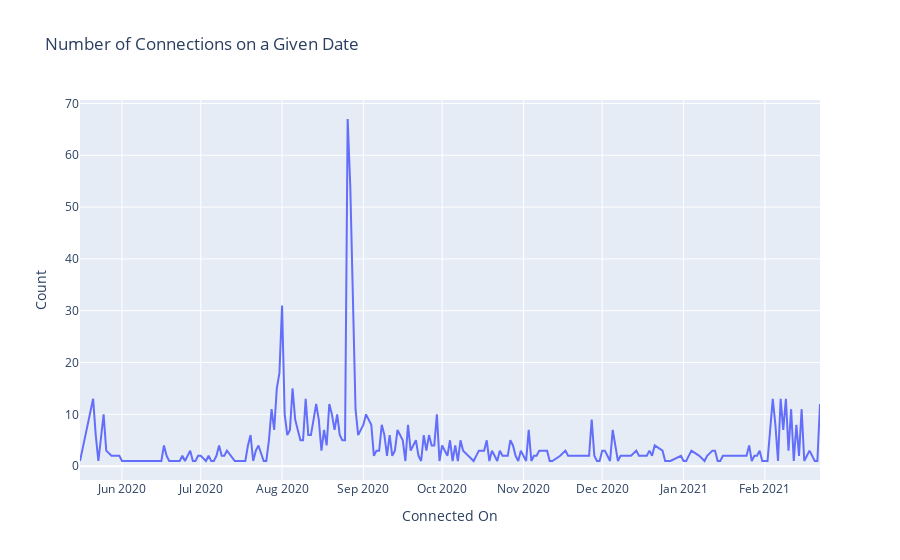

Notebook source saved alongside this figure:
### Markdown cell above
# visualize the number of connections on a given date

### Code cell
fig1 = px.line(df.groupby(by="Connected On").count().reset_index(), 
               x="Connected On", 
               y="First Name", 
               labels={"First Name": "Count"},
               title="Number of Connections on a Given Date")
fig1.show()

### Figure 1 — Plotly figure (JSON) as saved in the notebook; plotly's stock layout.template omitted (floating-point values rounded to 4 significant figures; data arrays with more than 128 entries replaced by an {"elided": "..."} marker saying what was removed)
{"data": [{"hovertemplate": "Connected On=%{x}<br>Count=%{y}<extra></extra>", "legendgroup": "", "line": {"color": "#636efa", "dash": "solid"}, "marker": {"symbol": "circle"}, "mode": "lines", "name": "", "orientation": "v", "showlegend": false, "type": "scatter", "x": {"elided": "223 str values"}, "xaxis": "x", "y": {"elided": "223 int values"}, "yaxis": "y"}], "layout": {"legend": {"tracegroupgap": 0}, "title": {"text": "Number of Connections on a Given Date"}, "xaxis": {"anchor": "y", "domain": [0, 1], "title": {"text": "Connected On"}}, "yaxis": {"anchor": "x", "domain": [0, 1], "title": {"text": "Count"}}}}
